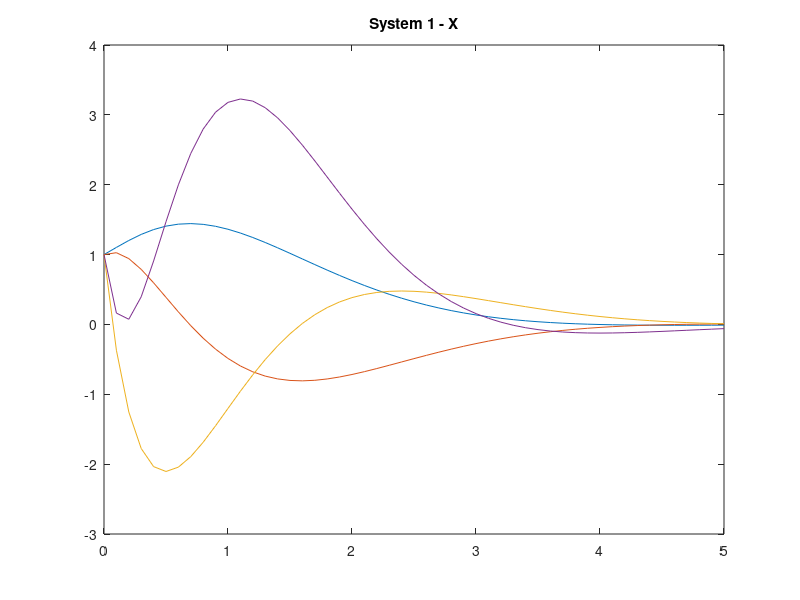
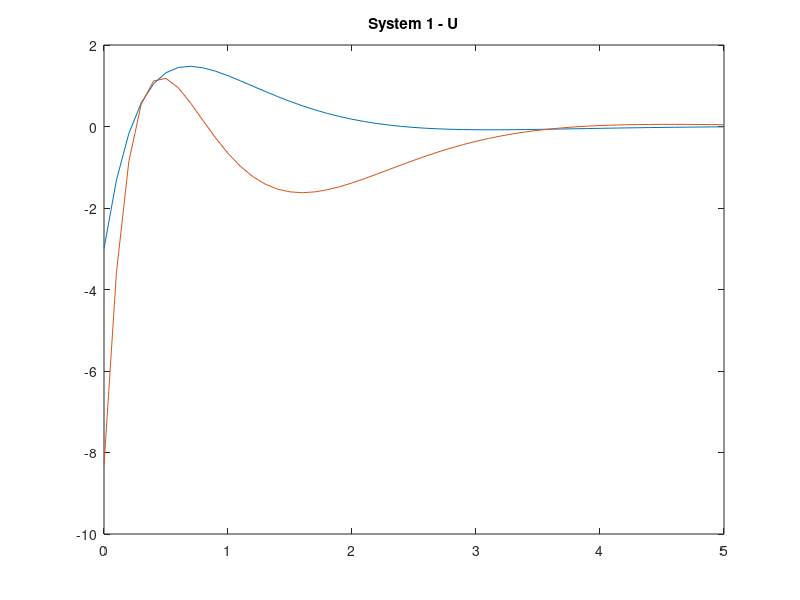
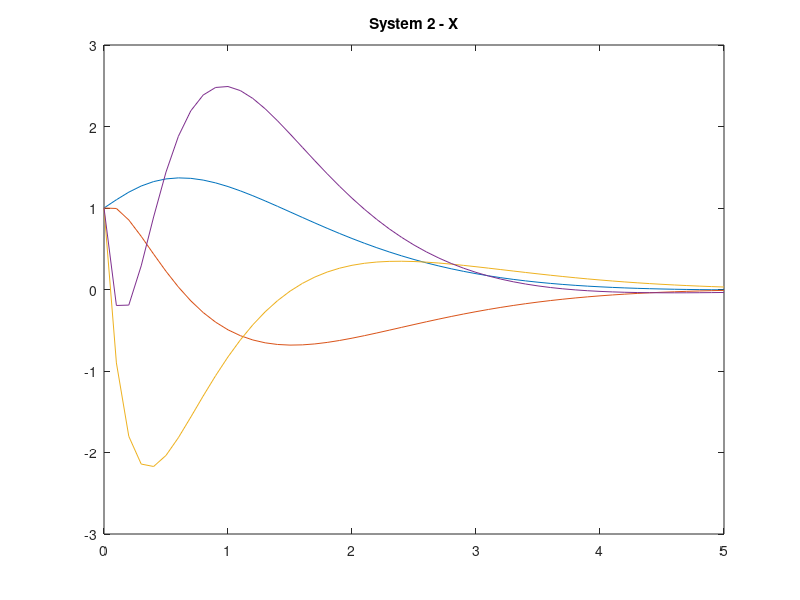
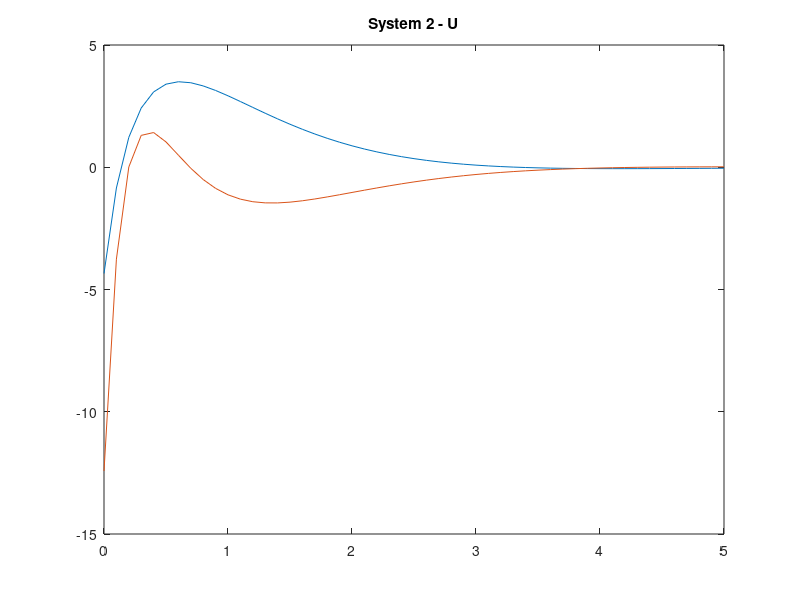

Write the MATLAB code that produced these figures, in order.
%% Lecture
% 12/3/18
% Nilaan Gunabalachandran 20509203
% Alex Mitterhauser 20531736
% Bo Wang 20446175
% Group 17

clear all;
close all;
clc;

%%

A = [0 1 0 0;
     0 0 1 0;
     -3 1 2 3;
     2 1 0 0;];
B = [0 0;
     0 0;
     1 2;
     0 2;];
C = [1 0 0 0;
     0 0 0 1;];
D = zeros(2);

%% Sys 1
Q = [1 0 0 0;
     0 1 0 0;
     0 0 1 0;
     0 0 0 1;];
 
R = [1 0;
     0 1;];
 
[K, P, eig] = lqr(A, B, Q, R);

sys = ss(A-B*K, B, C, D);

x0 = [1 1 1 1];
tF = 5;
t = 0:0.1:5;
v = [zeros(1, tF/0.1+1); zeros(1, tF/0.1+1);];
[y, t, x] = lsim(sys, v, t, x0);
figure, plot(t, x), title('System 1 - X');
figure, plot(t, -K*x'), title('System 1 - U');

%% Sys 2

Q = [2 0 0 0;
     0 2 0 0;
     0 0 4 0;
     0 0 0 4;];
 
R = [1 0;
     0 1;];
 
[K, P, eig] = lqr(A, B, Q, R);

sys = ss(A-B*K, B, C, D);

x0 = [1 1 1 1];
tF = 5;
t = 0:0.1:5;
v = [zeros(1, tF/0.1+1); zeros(1, tF/0.1+1);];
[y, t, x] = lsim(sys, v, t, x0);
figure, plot(t, x), title('System 2 - X');
figure, plot(t, -K*x'), title('System 2 - U');

%% Sys 3

Q = [1 0 0 0;
     0 1 0 0;
     0 0 1 0;
     0 0 0 1;];
 
R = [4 0;
     0 1;];
 
[K, P, eig] = lqr(A, B, Q, R);

sys = ss(A-B*K, B, C, D);

x0 = [1 1 1 1];
tF = 5;
t = 0:0.1:5;
v = [zeros(1, tF/0.1+1); zeros(1, tF/0.1+1);];
[y, t, x] = lsim(sys, v, t, x0);
figure, plot(t, x), title('System 3 - X');
figure, plot(t, -K*x'), title('System 3 - U');


%% With Regulator

% A_aug = [A zeros(4, 2);
%          C zeros(2, 2);];
%      
% B_aug = [B; zeros(2, 2);];
% 
% r = rank(ctrb(A_aug, B_aug)); %Controllable
% 
% Q = eye(6);
% R = eye(2);
% n = length(A);
% 
% [K, P, eig] = lqr(A_aug, B_aug, Q, R);
% 
% K1 = K(:, 1:n);
% K2 = K(:, n+1:length(K));
% 
% 
% A_n = [A-B*K1 -B*K2;
%        C zeros(2,2);];
% B_n = [zeros(4, 2); -eye(2,2);];
% C_n = [C zeros(2, 2)];
% 
% sys = ss(A_n, B_n, C_n, 0);
% 
% x0 = [1 1 1 1 1 1];
% tF = 5;
% t = 0:0.1:5;
% v = [zeros(1, tF/0.1+1); zeros(1, tF/0.1+1);];
% [y, t, x] = lsim(sys, v, t, x0);
% 
% figure, plot(t, x), title('System 1');
% hold on
% plot(t, -K*x'), title('System 1');
